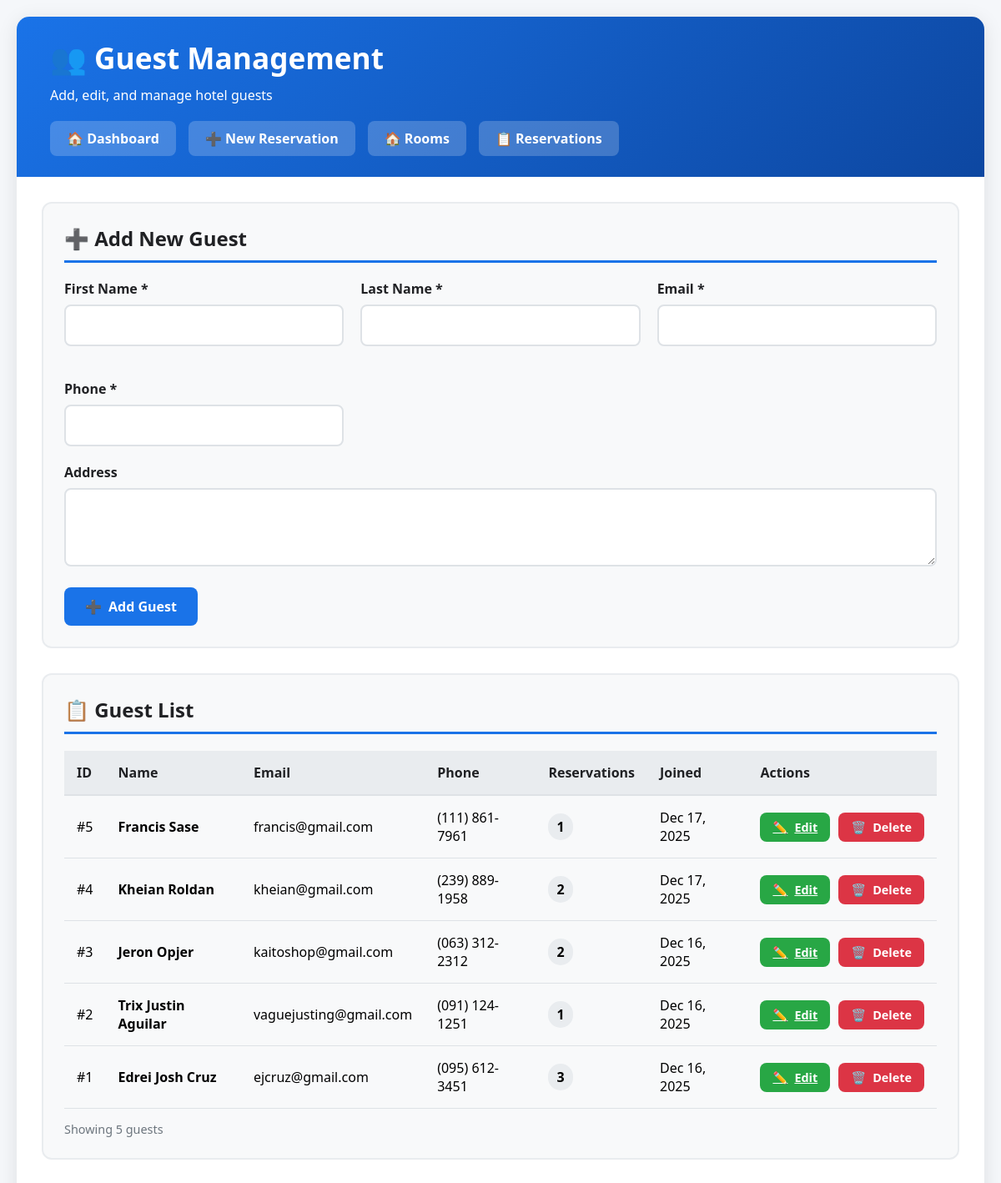
The page /hotel/guests.php on the database its author committed.
### tables this page shows
CREATE TABLE `guests` (
  `id` int(11) NOT NULL,
  `first_name` varchar(50) NOT NULL,
  `last_name` varchar(50) NOT NULL,
  `email` varchar(100) NOT NULL,
  `phone` varchar(20) NOT NULL,
  `address` text DEFAULT NULL,
  `created_at` timestamp NOT NULL DEFAULT current_timestamp(),
  `updated_at` timestamp NOT NULL DEFAULT current_timestamp() ON UPDATE current_timestamp()
);

### hotel/guests.php (the view, shortened to what this page needs)
<?php
require_once 'hotel_config.php';
$guests = $pdo->query("SELECT * FROM guests ORDER BY created_at DESC")->fetchAll();
$edit_guest = null;
?>
<!DOCTYPE html>
<html lang="en">
<head>
</head>
<body>
    <div class="container">
        <div class="header">
            <h1>👥 Guest Management</h1>
            <p>Add, edit, and manage hotel guests</p>
            <div class="nav-links">
                <a href="hotel_index.php" class="nav-btn">🏠 Dashboard</a>
                <a href="new_reservation.php" class="nav-btn">➕ New Reservation</a>
                <a href="rooms.php" class="nav-btn">🏠 Rooms</a>
                <a href="reservations.php" class="nav-btn">📋 Reservations</a>
            </div>
        </div>
        <div class="content">
            <div class="card">
                <h2><?php echo $edit_guest ? '✏️ Edit Guest' : '➕ Add New Guest'; ?></h2>
                <form method="POST">
                    <div class="form-grid">
                        <div class="form-group">
                            <label for="first_name">First Name *</label>
                            <input type="text" id="first_name" name="first_name" class="form-control"
                                   value="<?php echo $edit_guest ? htmlspecialchars($edit_guest['first_name']) : ''; ?>"
                                   required maxlength="50">
                        </div>
                        <div class="form-group">
                            <label for="last_name">Last Name *</label>
                            <input type="text" id="last_name" name="last_name" class="form-control"
                                   value="<?php echo $edit_guest ? htmlspecialchars($edit_guest['last_name']) : ''; ?>"
                                   required maxlength="50">
                        </div>
                        <div class="form-group">
                            <label for="email">Email *</label>
                            <input type="email" id="email" name="email" class="form-control"
                                   value="<?php echo $edit_guest ? htmlspecialchars($edit_guest['email']) : ''; ?>"
                                   required maxlength="100">
                        </div>
                        <div class="form-group">
                            <label for="phone">Phone *</label>
                            <input type="tel" id="phone" name="phone" class="form-control"
                                   value="<?php echo $edit_guest ? htmlspecialchars($edit_guest['phone']) : ''; ?>"
                                   required maxlength="20">
                        </div>
                    </div>
                    <div class="form-group">
                        <label for="address">Address</label>
                        <textarea id="address" name="address" class="form-control" rows="3"
                                  maxlength="500"><?php echo $edit_guest ? htmlspecialchars($edit_guest['address']) : ''; ?></textarea>
                    </div>
                    <div style="display: flex; gap: 15px; margin-top: 20px;">
                        <?php if ($edit_guest): ?>
                            <button type="submit" name="edit_guest" class="btn btn-success">
                                <span>💾</span> Update Guest
                            </button>
                            <a href="guests.php" class="btn btn-secondary">
                                <span>❌</span> Cancel
                            </a>
                        <?php else: ?>
                            <button type="submit" name="add_guest" class="btn btn-primary">
                                <span>➕</span> Add Guest
                            </button>
                        <?php endif; ?>
                    </div>
                </form>
            </div>
            <div class="card">
                <h2>📋 Guest List</h2>
                <?php if (empty($guests)): ?>
                    <div class="empty-state">
                        <div class="empty-state-icon">👥</div>
                        <h3>No Guests Found</h3>
                        <p>Add your first guest using the form above</p>
                    </div>
                <?php else: ?>
                    <div class="table-container">
                        <table>
                            <thead>
                                <tr>
                                    <th>ID</th>
                                    <th>Name</th>
                                    <th>Email</th>
                                    <th>Phone</th>
                                    <th>Reservations</th>
                                    <th>Joined</th>
                                    <th>Actions</th>
                                </tr>
                            </thead>
                            <tbody>
                                <?php foreach ($guests as $guest):
                                    $resCountStmt = $pdo->prepare("SELECT COUNT(*) as count FROM reservations WHERE guest_id = ?");
                                    $resCountStmt->execute([$guest['id']]);
                                    $resCount = $resCountStmt->fetch()['count'];
                                ?>
                                <tr>
                                    <td>#<?php echo $guest['id']; ?></td>
                                    <td>
                                        <strong><?php echo htmlspecialchars($guest['first_name'] . ' ' . $guest['last_name']); ?></strong>
                                    </td>
                                    <td><?php echo htmlspecialchars($guest['email']); ?></td>
                                    <td><?php echo htmlspecialchars($guest['phone']); ?></td>
                                    <td>
                                        <span style="background: #e9ecef; padding: 5px 10px; border-radius: 20px; font-weight: 600;">
                                            <?php echo $resCount; ?>
                                        </span>
                                    </td>
                                    <td><?php echo date('M d, Y', strtotime($guest['created_at'])); ?></td>
                                    <td>
                                        <div class="action-buttons">
                                            <a href="guests.php?edit=<?php echo $guest['id']; ?>" class="btn btn-success btn-small">
                                                <span>✏️</span> Edit
                                            </a>
                                            <form method="POST" onsubmit="return confirm('Are you sure you want to delete this guest?');" style="display: inline;">
                                                <button type="submit" name="delete_guest" class="btn btn-danger btn-small">
                                                    <span>🗑️</span> Delete
                                                </button>
                                            </form>
                                        </div>
                                    </td>
                                </tr>
                                <?php endforeach; ?>
                            </tbody>
                        </table>
                    </div>
                    <p style="margin-top: 15px; color: #6c757d; font-size: 0.9rem;">
                        Showing <?php echo count($guests); ?> guests
                    </p>
                <?php endif; ?>
            </div>
        </div>
    </div>
</body>
</html>

### hotel/guests.php (style rules this page uses)
:root { --hotel-blue: #1a73e8; --light-bg: #f8f9fa; --dark-text: #202124; }
* { margin: 0; padding: 0; box-sizing: border-box; font-family: 'Segoe UI', Tahoma, Geneva, Verdana, sans-serif; }
body { background: #f5f7fa; min-height: 100vh; padding: 20px; }
.container { max-width: 1200px; margin: 0 auto; background: white; border-radius: 15px; box-shadow: 0 5px 25px rgba(0,0,0,0.1); overflow: hidden; }
.header { background: linear-gradient(135deg, var(--hotel-blue) 0%, #0d47a1 100%); color: white; padding: 25px 40px; }
.header h1 { font-size: 2.2rem; margin-bottom: 10px; display: flex; align-items: center; gap: 15px; }
.nav-links { display: flex; gap: 15px; margin-top: 20px; }
.nav-btn { padding: 10px 20px; background: rgba(255,255,255,0.2); color: white; border-radius: 8px; text-decoration: none; font-weight: 600; transition: background 0.3s; }
.content { padding: 30px; }
.card { background: var(--light-bg); border-radius: 12px; padding: 25px; margin-bottom: 30px; border: 2px solid #e9ecef; }
.card h2 { color: var(--dark-text); margin-bottom: 20px; padding-bottom: 10px; border-bottom: 3px solid var(--hotel-blue); font-size: 1.5rem; display: flex; align-items: center; gap: 10px; }
.form-grid { display: grid; grid-template-columns: repeat(auto-fit, minmax(250px, 1fr)); gap: 20px; }
.form-group { margin-bottom: 20px; }
label { display: block; margin-bottom: 8px; color: var(--dark-text); font-weight: 600; }
.form-control { width: 100%; padding: 12px 15px; border: 2px solid #dee2e6; border-radius: 8px; font-size: 1rem; transition: border-color 0.3s; }
.btn { padding: 12px 25px; border: none; border-radius: 8px; font-size: 1rem; font-weight: 600; cursor: pointer; transition: all 0.3s; display: inline-flex; align-items: center; gap: 8px; }
.btn-primary { background: var(--hotel-blue); color: white; }
.btn-success { background: #28a745; color: white; }
.btn-danger { background: #dc3545; color: white; }
.table-container { overflow-x: auto; margin-top: 20px; }
table { width: 100%; border-collapse: collapse; }
th { background: #e9ecef; color: var(--dark-text); padding: 15px; text-align: left; font-weight: 600; border-bottom: 2px solid #dee2e6; }
td { padding: 15px; border-bottom: 1px solid #dee2e6; }
.action-buttons { display: flex; gap: 10px; }
.btn-small { padding: 8px 15px; font-size: 0.9rem; }

### rows shown on the page
guests: id "5", first_name+last_name "Francis Sase", email "francis@gmail.com", phone "(111) 861-7961", resCount "1", created_at "Dec 17, 2025"
guests: id "4", first_name+last_name "Kheian Roldan", email "kheian@gmail.com", phone "(239) 889-1958", resCount "2", created_at "Dec 17, 2025"
guests: id "3", first_name+last_name "Jeron Opjer", email "kaitoshop@gmail.com", phone "(063) 312-2312", resCount "2", created_at "Dec 16, 2025"
guests: id "2", first_name+last_name "Trix Justin Aguilar", email "vaguejusting@gmail.com", phone "(091) 124-1251", resCount "1", created_at "Dec 16, 2025"
guests: id "1", first_name+last_name "Edrei Josh Cruz", email "ejcruz@gmail.com", phone "(095) 612-3451", resCount "3", created_at "Dec 16, 2025"

### other values the page prints
count($guests) "5"
